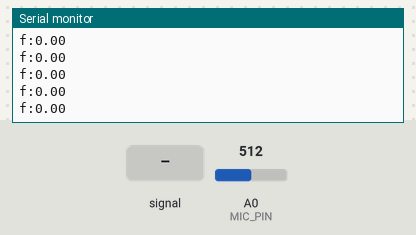
Simulated run of this sketch. Board: Arduino Uno, built with avr-gcc and run on an emulated ATmega328P. Parts: the last lines printed to the serial monitor. The test bench sets the inputs (shaded band); at power-on: A0 (MIC_PIN) = 512.

Above: at 1.2 s.
1.3 s: A0 (MIC_PIN) fed a 200 Hz sine of ±81 counts around its level
At 1.32 s:
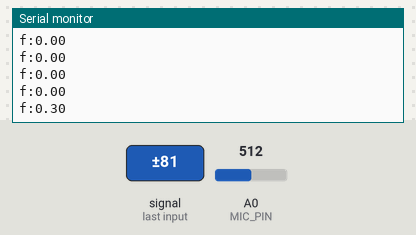
2.8 s: A0 (MIC_PIN) set to 716
At 2.82 s:
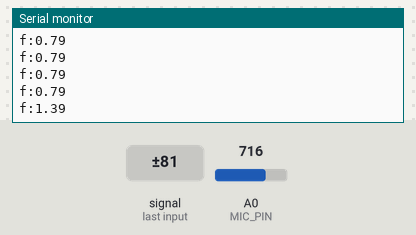
4.3 s: A0 (MIC_PIN) fed a 1000 Hz sine of ±255 counts around its level
At 4.32 s:
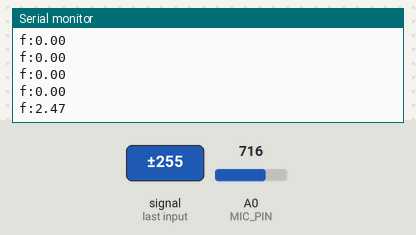
5.8 s: A0 (MIC_PIN) set to 1023
At 5.82 s:
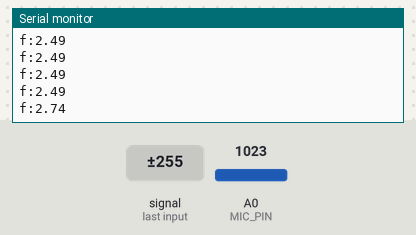
Timing chart, 0 to 8.3 s (numbered marks = the images above; inputs shaded):
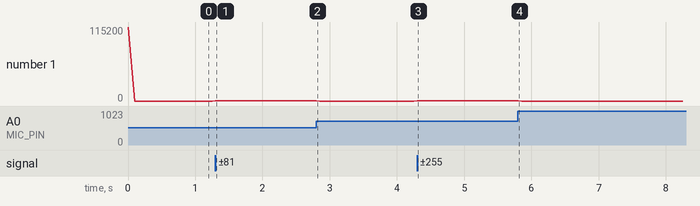

Measured:
- after the input at 1.3 s, the serial monitor: prints a new line at once (image 1)
- after the input at 2.8 s, the serial monitor: prints a new line at once (image 2)
- after the input at 4.3 s, the serial monitor: prints a new line at once (image 3)
- after the input at 5.8 s, the serial monitor: prints a new line at once (image 4)
- plotted number 1: 0 → 0.79 after the input at 1.3 s, 0 → 2.49 after the input at 4.3 s

The sketch:

MicrophonePeaktoPeakSerialStream.ino
```cpp
/****************************************
Sound Level from
Adafruit Microphone Amplifier

Contributors: Cesar Torres, Hedieh Moradi
****************************************/
#define SKETCH_NAME "Microphone Grinder"
#define SKETCH_VERSION 2.0
#define WINDOW_SIZE 50 // Sample window width in mS (50 mS = 20Hz)
#define BAUD 115200 // Serial Communication parameter
#define MIC_PIN A0

const int sampleWindow = WINDOW_SIZE;
unsigned int sample;

void setup()
{
   Serial.begin(BAUD);

   Serial.print(SKETCH_NAME);
   Serial.println(" ");
   Serial.print(SKETCH_VERSION);
   Serial.println(" @ ");
   Serial.print(BAUD);

   pinMode(MIC_PIN, INPUT);
}


void loop()
{
   unsigned long startMillis= millis();  // Start of sample window
   unsigned int peakToPeak = 0;   // peak-to-peak level

   unsigned int signalMax = 0;
   unsigned int signalMin = 1024;

   // collect data for 50 mS
   while (millis() - startMillis < sampleWindow)
   {
      sample = analogRead(A0);
      if (sample < 1024)  // toss out spurious readings
      {
         if (sample > signalMax)
         {
            signalMax = sample;  // save just the max levels
         }
         else if (sample < signalMin)
         {
            signalMin = sample;  // save just the min levels
         }
      }
   }
   peakToPeak = signalMax - signalMin;  // max - min = peak-peak amplitude
   double volts = (peakToPeak * 5.0) / 1024;  // convert to volts
   Serial.print("f:");
   Serial.println(volts);
}
```
